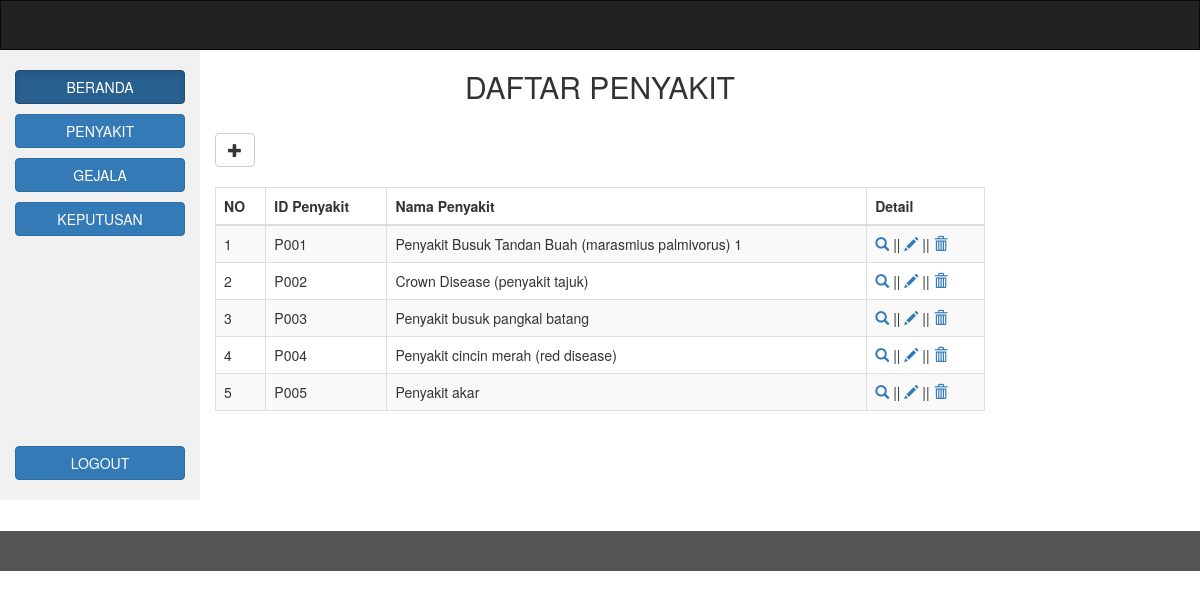
Screenshot of /penyakit.php with the database file from the repository.
### tables this page shows
CREATE TABLE `penyakit` (
  `idpenyakit` varchar(20) NOT NULL,
  `namapenyakit` varchar(1000) NOT NULL,
  `pengendalian` text
);

### penyakit.php (the view, shortened to what this page needs)
<?php
include('koneksi.php');
?>
<!DOCTYPE html>
<html lang="en">
<head>
  <link rel="stylesheet" href="https://maxcdn.bootstrapcdn.com/bootstrap/3.3.7/css/bootstrap.min.css">
  <link rel="stylesheet" href="css/style.css">
</head>
<body>
<nav class="navbar navbar-inverse">
</nav>
<div class="container-fluid text-center">
  <div class="row content">
    <?php include('menuadmin.php');?>
    <div class="col-sm-8 text-left">
           <h2 class="text-center">DAFTAR PENYAKIT</h2>
<br>
<a href="ainputpenyakit.php"><button type="button" class="btn btn-default">
  <span class="glyphicon glyphicon-plus" aria-hidden="true"></span>
</button></a>
    	<br><br>
            <div class="box-body table-responsive">
                <table id="example1" class="table table-bordered table-striped">
                    <thead>
                        <tr>
                            <th>NO</th>
                            <th>ID Penyakit</th>
							              <th>Nama Penyakit</th>
                            <th>Detail</th>
                        </tr>
                    </thead>
                     <?php
$queri="Select * From penyakit";
$hasil=mysqli_query ($konek_db,$queri);
$id = 0;
while ($data = mysqli_fetch_array ($hasil)){
 			$id++;
 			echo "
        			<tr>
        			<td>".$id."</td>
					<td>".$data[0]."</td>
        			<td>".$data[1]."</td>
                    <td><a href=\"adetailpenyakit.php?id=".$data[0]."\"><i class='glyphicon glyphicon-search'></i></a>"." || <a href=\"aeditpenyakit.php?id=".$data[0]."\"><i class='glyphicon glyphicon-pencil'></i></a>"." || <a href=\"adeletepenyakit.php?id=".$data[0]."\" onclick='return checkDelete()'><i class='glyphicon glyphicon-trash'></i></a>"."</td>
        		</tr>
        	";
			}
 ?>
</table><br><br><br><br><br>
            </div>
    </div>
  </div>
</div>
<footer class="container-fluid text-center">
</footer>
</body>
</html>

### css/style.css (style rules this page uses)
.navbar { margin-bottom: 0; border-radius: 0; }
.row.content { height: 450px }
footer { background-color: #555; color: white; padding: 15px; }

### rows the page displays
penyakit: idpenyakit "P001", namapenyakit "Penyakit Busuk Tandan Buah (marasmius palmivorus) 1"
penyakit: idpenyakit "P002", namapenyakit "Crown Disease (penyakit tajuk)"
penyakit: idpenyakit "P003", namapenyakit "Penyakit busuk pangkal batang"
penyakit: idpenyakit "P004", namapenyakit "Penyakit cincin merah (red disease)"
penyakit: idpenyakit "P005", namapenyakit "Penyakit akar"
